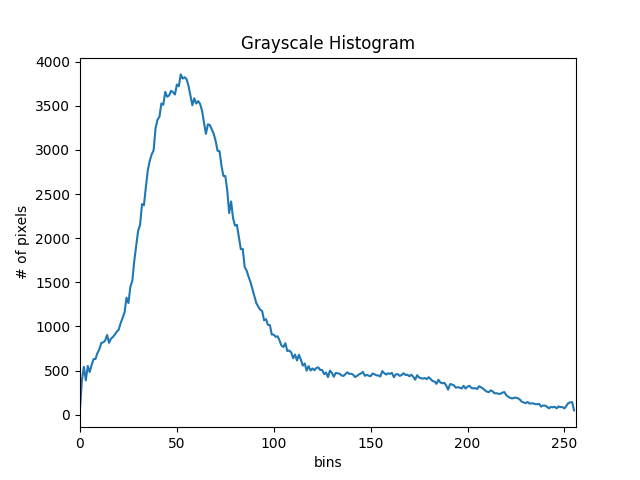

The script that drew this image:
import cv2 as cv
import matplotlib.pyplot as plt

img = cv.imread('../resources/Photos/cats.jpg')
cv.imshow('cats', img)

gray = cv.cvtColor(img, cv.COLOR_BGR2GRAY)
cv.imshow('gray', gray)

#grayscale histogram
gray_hist = cv.calcHist([gray], [0], None, [256], [0, 256])

plt.figure()
plt.title('Grayscale Histogram')
plt.xlabel('bins')
plt.ylabel('# of pixels')

plt.plot(gray_hist)
plt.xlim([0, 256])
plt.show()

cv.waitKey(0)
